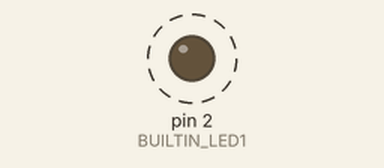
The sketch below on a simulated Arduino Uno, built with avr-gcc and run on an emulated ATmega328P. Shown: output pins drawn as LEDs (lit = HIGH). Dashed ring = blinking. Pins used as bus, display or sensor lines are not drawn; what the sketch prints to the serial monitor is not drawn.

Above: at 0.5 s.
Timing chart, 0 to 4.6 s (numbered marks = the images above):
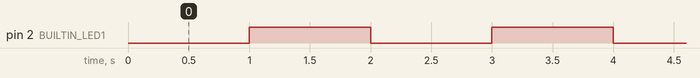

The sketch:

DoubleBlink.ino
```cpp
const short int BUILTIN_LED1 = 2; //GPIO2
const short int BUILTIN_LED2 = 0;//GPIO16

void setup() {

pinMode(BUILTIN_LED1, OUTPUT); // Initialize the BUILTIN_LED1 pin as an output
pinMode(BUILTIN_LED2, OUTPUT); // Initialize the BUILTIN_LED2 pin as an output
Serial.begin(115200);
}

void loop() {

  Serial.println("Hi!");

digitalWrite(0, LOW); // Turn the LED ON by making the voltage LOW digitalWrite(BUILTIN_LED2, HIGH); // Turn the LED off by making the voltage HIGH delay(1000); // Wait for a second
digitalWrite(1, LOW); // Turn the LED ON by making the voltage LOW
digitalWrite(2, LOW); // Turn the LED ON by making the voltage LOW digitalWrite(BUILTIN_LED2, HIGH); // Turn the LED off by making the voltage HIGH delay(1000); // Wait for a second
digitalWrite(3, LOW); // Turn the LED ON by making the voltage LOW
digitalWrite(4, LOW); // Turn the LED ON by making the voltage LOW digitalWrite(BUILTIN_LED2, HIGH); // Turn the LED off by making the voltage HIGH delay(1000); // Wait for a second
digitalWrite(5, LOW); // Turn the LED ON by making the voltage LOW
delay(1000); // Wait for two seconds
digitalWrite(BUILTIN_LED1, HIGH); // Turn the LED off by making the voltage HIGH
digitalWrite(BUILTIN_LED2, HIGH); // Turn the LED off by making the voltage HIGH
delay(1000); // Wait for two seconds

}
```

Measured:
- by itself, pin 2 (BUILTIN_LED1): alternates HIGH for 1.0 s and LOW for 1.0 s
